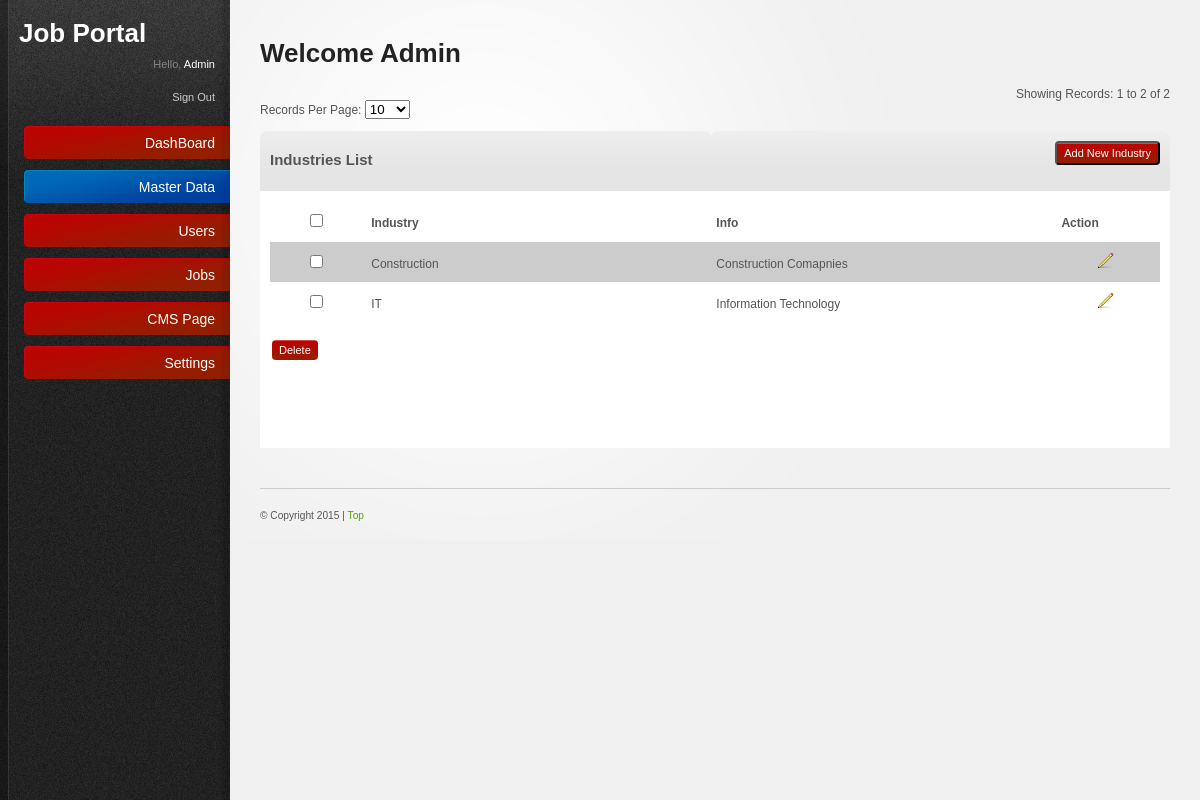
/admin/industry.php (signed in), run on the app's committed database.
### tables this page shows
CREATE TABLE `industry` (
  `id` int(11) NOT NULL AUTO_INCREMENT,
  `iname` varchar(255) NOT NULL,
  `iinfo` varchar(255) NOT NULL,
  `created` datetime NOT NULL,
  PRIMARY KEY (`id`)
);

### admin/includes/paging.inc.php (called while the page is built, shortened)
<?php
class Pager {
function pageSize($size)
{
if(!empty($size))
{
return $size;
}else{
return 25;
}
}
function findStart($limit) {
if ((!isset($_GET['page'])) || ($_GET['page'] == "1")) {
$start = 0;
}
else {
$start = ($_GET['page']-1) * $limit;
}
return $start;
}
function pageList($curpage, $pages,$pagesize,$queryString=false)
{
$page_list = "";
$limit=$pages-4;
$startpage=$curpage;
if($pages<=5)
{
$startpage=1;
$lastpage=$pages;
}
elseif($startpage>$limit)
{
$startpage=$limit;
$lastpage=$pages;
}
else
{
$lastpage=$startpage+4;
}
for ($i=$startpage; $i<=$pages and $i<=$lastpage; $i++)
{
if ($i == $curpage)
{
$page_list .= "<b>".$i."</b>";
}
else
{
$page_list .= "<a href=\"".$_SERVER['PHP_SELF']."?page=".$i."&".$queryString."&pagesize=".$pagesize."\" title=\"Page ".$i."\">".$i."</a>";
}
$page_list .= " ";
}
$page_list .= "</td>\n";
return $page_list;
}
function showingRecords($start,$limit,$count) {
$toEnd=$start+$limit;
if($toEnd>$count) {
$endPoint=$count;
}else {
$endPoint=$toEnd;
}
return ($start+1)." to ".$endPoint." of ".$count;
}
}
?>

### admin/industry.php (the view, shortened to what this page needs)
<?
	require_once("includes/paging.inc.php");
	$paging = new Pager;
	$pagesize=$_GET['pagesize'];
    $sql="select * from industry where 1 order by id desc";
	 $limit=$paging->pageSize($pagesize);
	$start = $paging->findStart($limit);
	$ExecQuery=mysql_query($sql) or die(mysql_error());
	$count=mysql_num_rows($ExecQuery);
	$showingR=$paging->showingRecords($start,$limit,$count);
	$Exec=mysql_query("$sql $orders LIMIT  $start , $limit") or die(mysql_error());
    $countrecord=mysql_num_rows($Exec);
?>
<!DOCTYPE html PUBLIC "-//W3C//DTD XHTML 1.0 Strict//EN"
"http://www.w3.org/TR/xhtml1/DTD/xhtml1-strict.dtd">
<html xmlns="http://www.w3.org/1999/xhtml">
	<head>
		<link rel="stylesheet" href="resources/css/reset.css" type="text/css" media="screen" />
		<link rel="stylesheet" href="resources/css/style.css" type="text/css" media="screen" />
		<link rel="stylesheet" href="resources/css/invalid.css" type="text/css" media="screen" />
	</head>
	<body>
    <div id="body-wrapper">
	  <? include('left.php');	?>
     <div id="main-content">
			<h2>Welcome <?=ucfirst($_SESSION["username"]); ?></h2>
				 <tr>
		<td>
			<br>
					<?
  if($countrecord>0) {
  ?>
		<div align="right">Showing Records: <?=$showingR?></div>
		<div>Records Per Page:
			<select name="pagesize" id="pagesize" onchange="location.href='industry.php?&pagesize='+this.value">
           		<option value="10" <? if($pagesize==10){echo "selected";} ?>>10</option>
			 </select>
		</div><br />
		<?
	}
		?>
		</td></tr>
			<table border="0" cellpadding="0" cellspacing="0" width="100%">
			  <tbody>
			  <tr>
				<td class="content-box-header">
					<b style='font-size:15px;'>Industries List</b>
				   </td>
                   <td class="content-box-header">
					<form name="createCity" method="post" action="industry_manage.php">
                    <div style="float:right">
                    <input class="button"  type="submit" name="createcity" value="Add New Industry" >
					</div>
                    </form>
				   </td>
			  </tr>
			</tbody>
			</table>
		<table border="0" cellpadding="0" cellspacing="0">
			<tr>
				<td>
        <form method="post" name="frm" id="form1" onsubmit="return chkForm(this);">
	     <table class="tableList" border="0" cellpadding="0" cellspacing="1" width="100%">
		  <tbody>
  <?
  if($countrecord>0) {
    ?>
		  <tr>
			 <th width="2%" bgcolor="#FFFFFF">
			 	<input name="check_all" id="check_all" value="1" onclick="checkall(this.form)"  type="checkbox">
			  </th>
              <th align="left" width="10%" bgcolor="#FFFFFF"><b>Industry</b> </th>
              <th align="left" width="10%" bgcolor="#FFFFFF"><b>Info</b> </th>
              <th align="left" width="2%" bgcolor="#FFFFFF"><b>Action</b></th>
              </tr>
              <?
				   $i=0;
              while($records=mysql_fetch_array($Exec)) {
				if($i%2==0){$CL="#CCCCCC";}else{$CL="#FFFFFF";}
              ?>
			  <tr>
				<td align="center" bgcolor='<?=$CL?>'><input name="arr_pd_ids[]" id="arr_pd_ids[]" value="<?=$records['id']?>" type="checkbox"></td>
                <td bgcolor='<?=$CL?>'><? echo $records['iname'];?> </td>
                <td bgcolor='<?=$CL?>'><? echo $records['iinfo'];?> </td>
                <td align="center" bgcolor='<?=$CL?>'><span style="cursor:pointer" onclick="return actionPerform('industry_manage.php','<?=$records['id']?>','cit_id','frm');">
                     <img src="resources/images/icons/pencil.png" alt="Edit" border="0" height="16" width="16"></span></td>
  			</tr>
              <?
         $i++; }
              ?>
            </tbody>
          </table>
          <table border="0" cellpadding="0" cellspacing="0" width="100%">
          <tbody>
   		  <tr>
            <td style="padding: 2px;" ><br />
			        <input name="Delete" id="Delete"  value="Delete" class="button" onclick="return deleteConfirmFromUser1('arr_pd_ids[]')"
                    type="submit" style="border:0px;" />
            </td>
          </tr>
          <tr>
          	<td>&nbsp;</td>
          </tr>
          <tr>
          	<td>
          		<table border="0" cellpadding="0" cellspacing="0" width="100%">
	          		<tr>
	          			<td width="90%" align="center">
	          			</td>
	          		</tr>
          		</table>
          	</td>
          </tr>
          <?
      }else{
	     echo '<tr>
          	<td align="center">
          		No Records
          	</td>
          </tr>';
      }
          ?>
        </tbody>
        </table>
      </form>
		</td>
			</tr>
        </table>
    <? require('footer.php') ?>
</div>
</div>
</div></body>
</html>

### admin/resources/css/style.css (style rules this page uses)
html { font-size: 100%; height: 100%; margin-bottom: 1px; }
body { font-family: Arial, Helvetica, sans-serif; color: #555; background: #f0f0f0 url('../images/bg-body.gif') top left repeat-y; font-size: 12px; }
#body-wrapper { background: url('../images/bg-radial-gradient.gif') fixed 230px top no-repeat; }
h1, h2, h3, h4, h5, h6 { font-family: Helvetica, Arial, sans-serif; color: #222; font-weight: bold; }
h2 { font-size: 26px; padding: 0 0 10px 0; }
.button { font-family: Verdana, Arial, sans-serif; text-align:center display: inline-block; background: url('../images/bg-button-green.gif') top left repeat-x !important; padding: 4px 7px 4px 7px !important; color: #fff !important; font-size: 11px !important; cursor: pointer; }
#main-content { margin: 0 30px 0 260px; padding: 40px 0 0 0; }
.content-box-header { background: #e5e5e5 url('../images/bg-content-box.gif') top left repeat-x; margin-top: 1px; height: 40px; }
#main-content table { width: 100%; }
#main-content tbody { border-bottom: 1px solid #ddd; }
#main-content tbody tr { background: #fff; }
#main-content table td, #main-content table th { padding: 10px; line-height: 1.3em; }
form input[type="checkbox"], form input[type="radio"] { padding: 0; background: none; border: 0; }

### admin/resources/css/invalid.css (style rules this page uses)
.button, #main-content table tfoot td .bulk-actions select, .pagination a.number, form input.text-input, form textarea, form .wysiwyg, form select, .dp-popup { -moz-border-radius: 4px; -webkit-border-radius: 4px; border-radius: 4px; }
.content-box, .content-box-header, ul.content-box-tabs li a.current, .shortcut-button, .notification { -moz-border-radius: 6px; -webkit-border-radius: 6px; border-radius: 6px; }
.content-box-header { -moz-border-radius-bottomleft: 0; -moz-border-radius-bottomright: 0; -webkit-border-bottom-left-radius: 0; -webkit-border-bottom-right-radius: 0; border-bottom-left-radius: 0; border-bottom-right-radius: 0; }

### data on the page
industry: iname "Construction", iinfo "Construction Comapnies"
industry: iname "IT", iinfo "Information Technology"

### other printed values
$_SESSION["username"] "Admin"
$showingR "1 to 2 of 2"
